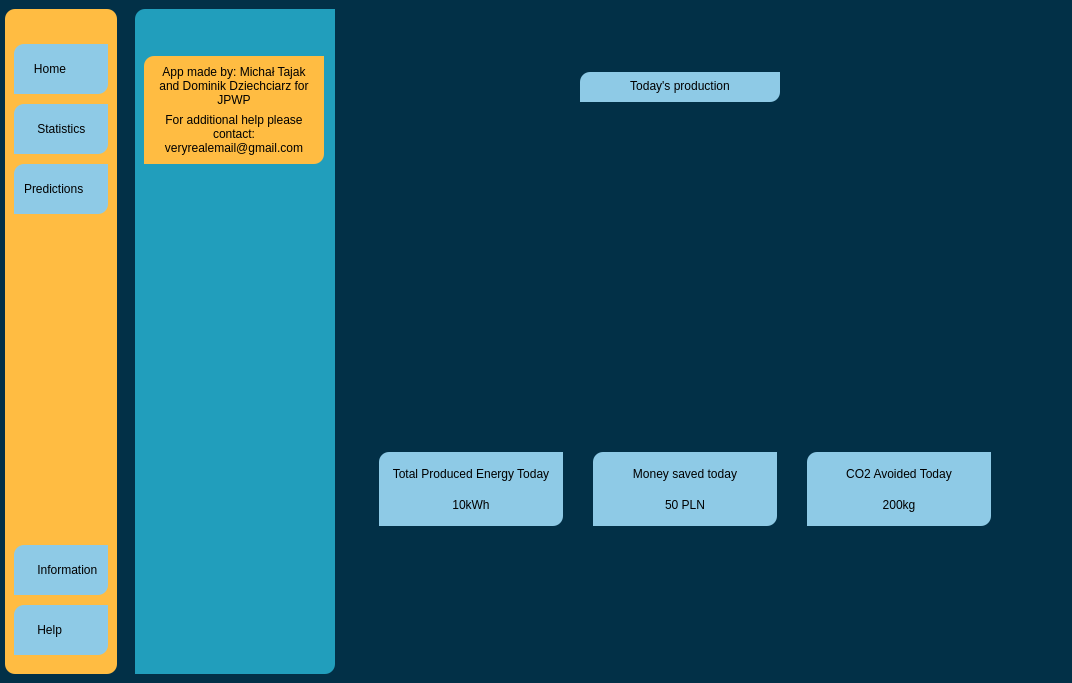
<?xml version="1.0" encoding="UTF-8"?>
<ui version="4.0">
 <class>MainWindow</class>
 <widget class="QMainWindow" name="MainWindow">
  <property name="geometry">
   <rect>
    <x>0</x>
    <y>0</y>
    <width>1072</width>
    <height>683</height>
   </rect>
  </property>
  <property name="windowTitle">
   <string>MainWindow</string>
  </property>
  <property name="styleSheet">
   <string notr="true">*{
	border:none;
	background-color: transparent;
	background: none;
	padding: 0;
	margin: 0;
	color: #000000;

}
#centralwidget{
	background-color: #023047;
}
#leftMenuSubcontainer{
	background-color: #FFBC42;
	border-radius: 10px;
}
#leftMenuSubcontainer QPushButton{
	background-color: #8ecae6;
	text-align: left;
	padding: 5px 10px;
	border-top-left-radius: 10px;
	border-bottom-right-radius: 10px;
	margin-top: 10px
}
#centerLeftMenuSubcontainer{
	background-color: #219ebc;
	border-top-left-radius: 10px;
	border-bottom-right-radius: 10px;
}
#contents{
	background-color: #219ebc;
}
#settingsPage{
	background-color: #219ebc;
}
#infoPage{
	background-color: #219ebc;
}
#helpPage{
	background-color: #219ebc;
}
#avoidedCO2Widget{
	background-color: #8ecae6;
	border-top-left-radius: 10px;
	border-bottom-right-radius: 10px;
}
#moneySavedWidget{
	background-color: #8ecae6;
	border-top-left-radius: 10px;
	border-bottom-right-radius: 10px;
}
#totalProduced{
	background-color: #8ecae6;
	border-top-left-radius: 10px;
	border-bottom-right-radius: 10px;
}
#predictedProductionWidget{
	background-color: #8ecae6;
	border-top-left-radius: 10px;
	border-bottom-right-radius: 10px;
}
#predictedSavingsWidget{
	background-color: #8ecae6;
	border-top-left-radius: 10px;
	border-bottom-right-radius: 10px;
}
#statGraphSettingsWidet{
	background-color: #8ecae6;
	border-top-left-radius: 10px;
	border-bottom-right-radius: 10px;
}
#graphWidgetName{
	background-color: #8ecae6;
	border-top-left-radius: 10px;
	border-bottom-right-radius: 10px;
}
#graphWidgetName_2{
	background-color: #8ecae6;
	border-top-left-radius: 10px;
	border-bottom-right-radius: 10px;
}
#angleWidget{
	background-color: #FFBC42;
	border-top-left-radius: 10px;
	border-bottom-right-radius: 10px;
}
#capacityWidget{
	background-color: #FFBC42;
	border-top-left-radius: 10px;
	border-bottom-right-radius: 10px;
}
#installedDateWidget{
	background-color: #FFBC42;
	border-top-left-radius: 10px;
	border-bottom-right-radius: 10px;
}
#helpLabelsWidget{
	background-color: #FFBC42;
	border-top-left-radius: 10px;
	border-bottom-right-radius: 10px;
}
#avoidedCO2WidgetStat{
	background-color: #8ecae6;
	border-top-left-radius: 10px;
	border-bottom-right-radius: 10px;
}
#moneySavedWidgetStat{
	background-color: #8ecae6;
	border-top-left-radius: 10px;
	border-bottom-right-radius: 10px;
}
#totalProducedStat{
	background-color: #8ecae6;
	border-top-left-radius: 10px;
	border-bottom-right-radius: 10px;
}</string>
  </property>
  <widget class="QWidget" name="centralwidget">
   <layout class="QHBoxLayout" name="horizontalLayout">
    <property name="spacing">
     <number>0</number>
    </property>
    <property name="leftMargin">
     <number>0</number>
    </property>
    <property name="topMargin">
     <number>0</number>
    </property>
    <property name="rightMargin">
     <number>0</number>
    </property>
    <property name="bottomMargin">
     <number>0</number>
    </property>
    <item>
     <widget class="QWidget" name="leftMenuContainer" native="true">
      <layout class="QVBoxLayout" name="verticalLayout">
       <property name="spacing">
        <number>0</number>
       </property>
       <property name="leftMargin">
        <number>5</number>
       </property>
       <item alignment="Qt::AlignLeft">
        <widget class="QWidget" name="leftMenuSubcontainer" native="true">
         <layout class="QVBoxLayout" name="verticalLayout_2">
          <item alignment="Qt::AlignTop">
           <widget class="QFrame" name="frame">
            <property name="frameShape">
             <enum>QFrame::StyledPanel</enum>
            </property>
            <property name="frameShadow">
             <enum>QFrame::Raised</enum>
            </property>
            <layout class="QVBoxLayout" name="verticalLayout_3">
             <property name="spacing">
              <number>0</number>
             </property>
             <property name="leftMargin">
              <number>0</number>
             </property>
             <property name="topMargin">
              <number>0</number>
             </property>
             <property name="rightMargin">
              <number>0</number>
             </property>
             <property name="bottomMargin">
              <number>0</number>
             </property>
            </layout>
           </widget>
          </item>
          <item alignment="Qt::AlignTop">
           <widget class="QFrame" name="frame_2">
            <property name="sizePolicy">
             <sizepolicy hsizetype="Preferred" vsizetype="Preferred">
              <horstretch>0</horstretch>
              <verstretch>0</verstretch>
             </sizepolicy>
            </property>
            <property name="frameShape">
             <enum>QFrame::StyledPanel</enum>
            </property>
            <property name="frameShadow">
             <enum>QFrame::Raised</enum>
            </property>
            <layout class="QVBoxLayout" name="verticalLayout_4">
             <property name="spacing">
              <number>0</number>
             </property>
             <property name="leftMargin">
              <number>0</number>
             </property>
             <property name="topMargin">
              <number>10</number>
             </property>
             <property name="rightMargin">
              <number>0</number>
             </property>
             <property name="bottomMargin">
              <number>10</number>
             </property>
             <item>
              <widget class="QPushButton" name="statsButton">
               <property name="minimumSize">
                <size>
                 <width>0</width>
                 <height>60</height>
                </size>
               </property>
               <property name="toolTip">
                <string>Home</string>
               </property>
               <property name="styleSheet">
                <string notr="true"/>
               </property>
               <property name="text">
                <string>   Home</string>
               </property>
               <property name="icon">
                <iconset resource="resources.qrc">
                 <normaloff>:/icons/icons/home.png</normaloff>:/icons/icons/home.png</iconset>
               </property>
               <property name="iconSize">
                <size>
                 <width>32</width>
                 <height>32</height>
                </size>
               </property>
              </widget>
             </item>
             <item>
              <widget class="QPushButton" name="predButton">
               <property name="minimumSize">
                <size>
                 <width>0</width>
                 <height>60</height>
                </size>
               </property>
               <property name="toolTip">
                <string>Statistics</string>
               </property>
               <property name="text">
                <string>    Statistics</string>
               </property>
               <property name="icon">
                <iconset resource="resources.qrc">
                 <normaloff>:/icons/icons/data.png</normaloff>:/icons/icons/data.png</iconset>
               </property>
               <property name="iconSize">
                <size>
                 <width>32</width>
                 <height>32</height>
                </size>
               </property>
              </widget>
             </item>
             <item>
              <widget class="QPushButton" name="homeButton">
               <property name="minimumSize">
                <size>
                 <width>0</width>
                 <height>60</height>
                </size>
               </property>
               <property name="text">
                <string>Predictions</string>
               </property>
               <property name="icon">
                <iconset resource="resources.qrc">
                 <normaloff>:/icons/icons/prediction.png</normaloff>:/icons/icons/prediction.png</iconset>
               </property>
               <property name="iconSize">
                <size>
                 <width>32</width>
                 <height>32</height>
                </size>
               </property>
              </widget>
             </item>
            </layout>
           </widget>
          </item>
          <item>
           <spacer name="verticalSpacer">
            <property name="orientation">
             <enum>Qt::Vertical</enum>
            </property>
            <property name="sizeHint" stdset="0">
             <size>
              <width>20</width>
              <height>40</height>
             </size>
            </property>
           </spacer>
          </item>
          <item alignment="Qt::AlignBottom">
           <widget class="QFrame" name="frame_3">
            <property name="frameShape">
             <enum>QFrame::StyledPanel</enum>
            </property>
            <property name="frameShadow">
             <enum>QFrame::Raised</enum>
            </property>
            <layout class="QVBoxLayout" name="verticalLayout_5">
             <property name="spacing">
              <number>0</number>
             </property>
             <property name="leftMargin">
              <number>0</number>
             </property>
             <property name="topMargin">
              <number>10</number>
             </property>
             <property name="rightMargin">
              <number>0</number>
             </property>
             <property name="bottomMargin">
              <number>10</number>
             </property>
             <item>
              <widget class="QPushButton" name="infoButton">
               <property name="minimumSize">
                <size>
                 <width>0</width>
                 <height>60</height>
                </size>
               </property>
               <property name="toolTip">
                <string>Information</string>
               </property>
               <property name="text">
                <string>    Information</string>
               </property>
               <property name="icon">
                <iconset resource="resources.qrc">
                 <normaloff>:/icons/icons/information.png</normaloff>:/icons/icons/information.png</iconset>
               </property>
               <property name="iconSize">
                <size>
                 <width>32</width>
                 <height>32</height>
                </size>
               </property>
              </widget>
             </item>
             <item>
              <widget class="QPushButton" name="helpButton">
               <property name="minimumSize">
                <size>
                 <width>0</width>
                 <height>60</height>
                </size>
               </property>
               <property name="toolTip">
                <string>Help</string>
               </property>
               <property name="text">
                <string>    Help</string>
               </property>
               <property name="icon">
                <iconset resource="resources.qrc">
                 <normaloff>:/icons/icons/question.png</normaloff>:/icons/icons/question.png</iconset>
               </property>
               <property name="iconSize">
                <size>
                 <width>32</width>
                 <height>32</height>
                </size>
               </property>
              </widget>
             </item>
            </layout>
           </widget>
          </item>
         </layout>
        </widget>
       </item>
      </layout>
     </widget>
    </item>
    <item>
     <widget class="QWidget" name="centerMenuContainer" native="true">
      <layout class="QHBoxLayout" name="horizontalLayout_3">
       <item alignment="Qt::AlignLeft">
        <widget class="QWidget" name="centerLeftMenuSubcontainer" native="true">
         <property name="minimumSize">
          <size>
           <width>200</width>
           <height>0</height>
          </size>
         </property>
         <layout class="QVBoxLayout" name="verticalLayout_8">
          <item>
           <widget class="QWidget" name="centerLeftMenuBar" native="true">
            <property name="sizePolicy">
             <sizepolicy hsizetype="Preferred" vsizetype="Minimum">
              <horstretch>0</horstretch>
              <verstretch>0</verstretch>
             </sizepolicy>
            </property>
            <layout class="QHBoxLayout" name="horizontalLayout_4">
             <item>
              <widget class="QLabel" name="menuLabel">
               <property name="text">
                <string/>
               </property>
              </widget>
             </item>
             <item alignment="Qt::AlignRight">
              <widget class="QPushButton" name="closeButton">
               <property name="text">
                <string/>
               </property>
               <property name="icon">
                <iconset resource="resources.qrc">
                 <normaloff>:/icons/icons/close.png</normaloff>:/icons/icons/close.png</iconset>
               </property>
               <property name="iconSize">
                <size>
                 <width>24</width>
                 <height>24</height>
                </size>
               </property>
              </widget>
             </item>
            </layout>
           </widget>
          </item>
          <item>
           <widget class="QWidget" name="contents" native="true">
            <property name="sizePolicy">
             <sizepolicy hsizetype="Preferred" vsizetype="Expanding">
              <horstretch>0</horstretch>
              <verstretch>0</verstretch>
             </sizepolicy>
            </property>
            <property name="minimumSize">
             <size>
              <width>0</width>
              <height>0</height>
             </size>
            </property>
            <widget class="QStackedWidget" name="leftMenuContents">
             <property name="geometry">
              <rect>
               <x>0</x>
               <y>0</y>
               <width>180</width>
               <height>601</height>
              </rect>
             </property>
             <property name="sizePolicy">
              <sizepolicy hsizetype="Preferred" vsizetype="Preferred">
               <horstretch>0</horstretch>
               <verstretch>0</verstretch>
              </sizepolicy>
             </property>
             <property name="minimumSize">
              <size>
               <width>100</width>
               <height>0</height>
              </size>
             </property>
             <property name="maximumSize">
              <size>
               <width>180</width>
               <height>16777215</height>
              </size>
             </property>
             <property name="currentIndex">
              <number>0</number>
             </property>
             <widget class="QWidget" name="helpPage">
              <widget class="QWidget" name="helpInnerWidget" native="true">
               <property name="geometry">
                <rect>
                 <x>0</x>
                 <y>0</y>
                 <width>180</width>
                 <height>500</height>
                </rect>
               </property>
               <property name="minimumSize">
                <size>
                 <width>180</width>
                 <height>500</height>
                </size>
               </property>
               <property name="maximumSize">
                <size>
                 <width>180</width>
                 <height>500</height>
                </size>
               </property>
               <layout class="QVBoxLayout" name="verticalLayout_20">
                <item alignment="Qt::AlignTop">
                 <widget class="QWidget" name="helpLabelsWidget" native="true">
                  <property name="minimumSize">
                   <size>
                    <width>0</width>
                    <height>100</height>
                   </size>
                  </property>
                  <property name="maximumSize">
                   <size>
                    <width>16777215</width>
                    <height>150</height>
                   </size>
                  </property>
                  <layout class="QVBoxLayout" name="verticalLayout_21">
                   <item alignment="Qt::AlignTop">
                    <widget class="QLabel" name="label_7">
                     <property name="text">
                      <string>App made by: Michał Tajak and Dominik Dziechciarz for JPWP</string>
                     </property>
                     <property name="alignment">
                      <set>Qt::AlignCenter</set>
                     </property>
                     <property name="wordWrap">
                      <bool>true</bool>
                     </property>
                    </widget>
                   </item>
                   <item>
                    <widget class="QLabel" name="label_9">
                     <property name="text">
                      <string>For additional help please contact: veryrealemail@gmail.com</string>
                     </property>
                     <property name="alignment">
                      <set>Qt::AlignCenter</set>
                     </property>
                     <property name="wordWrap">
                      <bool>true</bool>
                     </property>
                    </widget>
                   </item>
                  </layout>
                 </widget>
                </item>
               </layout>
              </widget>
             </widget>
             <widget class="QWidget" name="infoPage">
              <widget class="QWidget" name="infoPanelDataWidget" native="true">
               <property name="geometry">
                <rect>
                 <x>0</x>
                 <y>0</y>
                 <width>180</width>
                 <height>300</height>
                </rect>
               </property>
               <property name="minimumSize">
                <size>
                 <width>180</width>
                 <height>300</height>
                </size>
               </property>
               <property name="maximumSize">
                <size>
                 <width>180</width>
                 <height>300</height>
                </size>
               </property>
               <layout class="QVBoxLayout" name="verticalLayout_16">
                <property name="spacing">
                 <number>0</number>
                </property>
                <property name="leftMargin">
                 <number>0</number>
                </property>
                <item alignment="Qt::AlignHCenter|Qt::AlignTop">
                 <widget class="QWidget" name="capacityWidget" native="true">
                  <property name="minimumSize">
                   <size>
                    <width>170</width>
                    <height>50</height>
                   </size>
                  </property>
                  <property name="maximumSize">
                   <size>
                    <width>150</width>
                    <height>50</height>
                   </size>
                  </property>
                  <layout class="QVBoxLayout" name="verticalLayout_17">
                   <item>
                    <widget class="QLabel" name="capacityLabel">
                     <property name="text">
                      <string>Capacity: 400kWh</string>
                     </property>
                     <property name="alignment">
                      <set>Qt::AlignCenter</set>
                     </property>
                    </widget>
                   </item>
                  </layout>
                 </widget>
                </item>
                <item alignment="Qt::AlignHCenter|Qt::AlignTop">
                 <widget class="QWidget" name="angleWidget" native="true">
                  <property name="minimumSize">
                   <size>
                    <width>170</width>
                    <height>50</height>
                   </size>
                  </property>
                  <property name="maximumSize">
                   <size>
                    <width>100</width>
                    <height>50</height>
                   </size>
                  </property>
                  <layout class="QVBoxLayout" name="verticalLayout_18">
                   <item>
                    <widget class="QLabel" name="angleLabel">
                     <property name="text">
                      <string>Angle of Inclination:  30   </string>
                     </property>
                     <property name="alignment">
                      <set>Qt::AlignCenter</set>
                     </property>
                    </widget>
                   </item>
                  </layout>
                 </widget>
                </item>
                <item alignment="Qt::AlignHCenter">
                 <widget class="QWidget" name="installedDateWidget" native="true">
                  <property name="minimumSize">
                   <size>
                    <width>170</width>
                    <height>50</height>
                   </size>
                  </property>
                  <property name="maximumSize">
                   <size>
                    <width>150</width>
                    <height>50</height>
                   </size>
                  </property>
                  <layout class="QVBoxLayout" name="verticalLayout_19">
                   <item>
                    <widget class="QLabel" name="installedDateLavel">
                     <property name="text">
                      <string>Date of Installation: 20.02.202</string>
                     </property>
                     <property name="alignment">
                      <set>Qt::AlignCenter</set>
                     </property>
                    </widget>
                   </item>
                  </layout>
                 </widget>
                </item>
               </layout>
              </widget>
             </widget>
            </widget>
           </widget>
          </item>
         </layout>
        </widget>
       </item>
       <item>
        <widget class="QWidget" name="centerMenuSubcontainer" native="true">
         <layout class="QVBoxLayout" name="verticalLayout_7">
          <item alignment="Qt::AlignTop">
           <widget class="QFrame" name="frame_4">
            <property name="maximumSize">
             <size>
              <width>16777215</width>
              <height>330</height>
             </size>
            </property>
            <property name="frameShape">
             <enum>QFrame::StyledPanel</enum>
            </property>
            <property name="frameShadow">
             <enum>QFrame::Raised</enum>
            </property>
            <layout class="QHBoxLayout" name="horizontalLayout_2"/>
           </widget>
          </item>
          <item>
           <widget class="QStackedWidget" name="mainContent">
            <property name="currentIndex">
             <number>0</number>
            </property>
            <widget class="QWidget" name="homePage">
             <widget class="QWidget" name="graphWidget" native="true">
              <property name="geometry">
               <rect>
                <x>20</x>
                <y>30</y>
                <width>620</width>
                <height>380</height>
               </rect>
              </property>
              <layout class="QVBoxLayout" name="verticalLayout_11">
               <item alignment="Qt::AlignHCenter|Qt::AlignTop">
                <widget class="QWidget" name="graphWidgetName" native="true">
                 <property name="minimumSize">
                  <size>
                   <width>200</width>
                   <height>20</height>
                  </size>
                 </property>
                 <property name="maximumSize">
                  <size>
                   <width>150</width>
                   <height>30</height>
                  </size>
                 </property>
                 <layout class="QHBoxLayout" name="horizontalLayout_8">
                  <property name="topMargin">
                   <number>4</number>
                  </property>
                  <item alignment="Qt::AlignVCenter">
                   <widget class="QLabel" name="label_10">
                    <property name="minimumSize">
                     <size>
                      <width>0</width>
                      <height>20</height>
                     </size>
                    </property>
                    <property name="text">
                     <string>Today's production</string>
                    </property>
                    <property name="alignment">
                     <set>Qt::AlignCenter</set>
                    </property>
                   </widget>
                  </item>
                 </layout>
                </widget>
               </item>
               <item alignment="Qt::AlignBottom">
                <widget class="QLabel" name="graphLabelHome">
                 <property name="minimumSize">
                  <size>
                   <width>0</width>
                   <height>320</height>
                  </size>
                 </property>
                 <property name="maximumSize">
                  <size>
                   <width>16777215</width>
                   <height>320</height>
                  </size>
                 </property>
                 <property name="text">
                  <string/>
                 </property>
                </widget>
               </item>
              </layout>
             </widget>
             <widget class="QWidget" name="dataWidget" native="true">
              <property name="geometry">
               <rect>
                <x>20</x>
                <y>410</y>
                <width>621</width>
                <height>74</height>
               </rect>
              </property>
              <layout class="QHBoxLayout" name="horizontalLayout_9">
               <property name="spacing">
                <number>30</number>
               </property>
               <property name="leftMargin">
                <number>9</number>
               </property>
               <item>
                <widget class="QWidget" name="totalProduced" native="true">
                 <layout class="QVBoxLayout" name="verticalLayout_10">
                  <item>
                   <widget class="QLabel" name="totalProducedLabel">
                    <property name="text">
                     <string>Total Produced Energy Today</string>
                    </property>
                    <property name="alignment">
                     <set>Qt::AlignCenter</set>
                    </property>
                   </widget>
                  </item>
                  <item>
                   <widget class="QLabel" name="totalProducedValue">
                    <property name="text">
                     <string>10kWh</string>
                    </property>
                    <property name="alignment">
                     <set>Qt::AlignCenter</set>
                    </property>
                   </widget>
                  </item>
                 </layout>
                </widget>
               </item>
               <item>
                <widget class="QWidget" name="moneySavedWidget" native="true">
                 <layout class="QVBoxLayout" name="verticalLayout_9">
                  <item>
                   <widget class="QLabel" name="moneySavedTodayLabel">
                    <property name="text">
                     <string>Money saved today</string>
                    </property>
                    <property name="alignment">
                     <set>Qt::AlignCenter</set>
                    </property>
                   </widget>
                  </item>
                  <item>
                   <widget class="QLabel" name="moneySavedValue">
                    <property name="text">
                     <string>50 PLN</string>
                    </property>
                    <property name="alignment">
                     <set>Qt::AlignCenter</set>
                    </property>
                   </widget>
                  </item>
                 </layout>
                </widget>
               </item>
               <item>
                <widget class="QWidget" name="avoidedCO2Widget" native="true">
                 <layout class="QVBoxLayout" name="verticalLayout_6">
                  <item>
                   <widget class="QLabel" name="avoidedCO2Label">
                    <property name="text">
                     <string>CO2 Avoided Today</string>
                    </property>
                    <property name="alignment">
                     <set>Qt::AlignCenter</set>
                    </property>
                   </widget>
                  </item>
                  <item>
                   <widget class="QLabel" name="avoidedCO2Value">
                    <property name="text">
                     <string>200kg</string>
                    </property>
                    <property name="alignment">
                     <set>Qt::AlignCenter</set>
                    </property>
                   </widget>
                  </item>
                 </layout>
                </widget>
               </item>
              </layout>
             </widget>
            </widget>
            <widget class="QWidget" name="statisticsPage">
             <widget class="QWidget" name="statGraphWidget" native="true">
              <property name="geometry">
               <rect>
                <x>20</x>
                <y>30</y>
                <width>620</width>
                <height>380</height>
               </rect>
              </property>
              <property name="sizePolicy">
               <sizepolicy hsizetype="Expanding" vsizetype="Expanding">
                <horstretch>0</horstretch>
                <verstretch>0</verstretch>
               </sizepolicy>
              </property>
              <layout class="QVBoxLayout" name="verticalLayout_12">
               <item alignment="Qt::AlignRight|Qt::AlignTop">
                <widget class="QWidget" name="statGraphSettingsWidet" native="true">
                 <property name="minimumSize">
                  <size>
                   <width>280</width>
                   <height>30</height>
                  </size>
                 </property>
                 <property name="maximumSize">
                  <size>
                   <width>400</width>
                   <height>20</height>
                  </size>
                 </property>
                 <layout class="QHBoxLayout" name="horizontalLayout_5">
                  <item alignment="Qt::AlignTop">
                   <widget class="QLabel" name="label_8">
                    <property name="sizePolicy">
                     <sizepolicy hsizetype="Minimum" vsizetype="Preferred">
                      <horstretch>0</horstretch>
                      <verstretch>0</verstretch>
                     </sizepolicy>
                    </property>
                    <property name="maximumSize">
                     <size>
                      <width>120</width>
                      <height>16777215</height>
                     </size>
                    </property>
                    <property name="text">
                     <string>Choose Range:</string>
                    </property>
                    <property name="alignment">
                     <set>Qt::AlignCenter</set>
                    </property>
                   </widget>
                  </item>
                  <item alignment="Qt::AlignTop">
                   <widget class="QComboBox" name="comboBox">
                    <property name="sizePolicy">
                     <sizepolicy hsizetype="Preferred" vsizetype="Fixed">
                      <horstretch>0</horstretch>
                      <verstretch>0</verstretch>
                     </sizepolicy>
                    </property>
                    <property name="minimumSize">
                     <size>
                      <width>170</width>
                      <height>0</height>
                     </size>
                    </property>
                    <property name="maximumSize">
                     <size>
                      <width>170</width>
                      <height>16777215</height>
                     </size>
                    </property>
                    <item>
                     <property name="text">
                      <string>Last Day</string>
                     </property>
                    </item>
                    <item>
                     <property name="text">
                      <string>This Month</string>
                     </property>
                    </item>
                    <item>
                     <property name="text">
                      <string>Last Month</string>
                     </property>
                    </item>
                   </widget>
                  </item>
                 </layout>
                </widget>
               </item>
               <item alignment="Qt::AlignBottom">
                <widget class="QStackedWidget" name="stackedWidetStats">
                 <property name="minimumSize">
                  <size>
                   <width>0</width>
                   <height>320</height>
                  </size>
                 </property>
                 <property name="maximumSize">
                  <size>
                   <width>16777215</width>
                   <height>320</height>
                  </size>
                 </property>
                 <widget class="QWidget" name="lastDayPage">
                  <widget class="QLabel" name="lastDayGraph">
                   <property name="geometry">
                    <rect>
                     <x>0</x>
                     <y>0</y>
                     <width>602</width>
                     <height>326</height>
                    </rect>
                   </property>
                   <property name="text">
                    <string/>
                   </property>
                  </widget>
                 </widget>
                 <widget class="QWidget" name="lastMonthPage">
                  <widget class="QLabel" name="lastMonthGraph">
                   <property name="geometry">
                    <rect>
                     <x>0</x>
                     <y>0</y>
                     <width>602</width>
                     <height>326</height>
                    </rect>
                   </property>
                   <property name="text">
                    <string/>
                   </property>
                  </widget>
                 </widget>
                 <widget class="QWidget" name="thisMonthPage">
                  <widget class="QLabel" name="thisMonthGraph">
                   <property name="geometry">
                    <rect>
                     <x>0</x>
                     <y>0</y>
                     <width>602</width>
                     <height>326</height>
                    </rect>
                   </property>
                   <property name="text">
                    <string/>
                   </property>
                  </widget>
                 </widget>
                </widget>
               </item>
              </layout>
             </widget>
             <widget class="QWidget" name="statDataWidget" native="true">
              <property name="geometry">
               <rect>
                <x>20</x>
                <y>410</y>
                <width>621</width>
                <height>74</height>
               </rect>
              </property>
              <layout class="QHBoxLayout" name="horizontalLayout_11">
               <property name="spacing">
                <number>30</number>
               </property>
               <property name="leftMargin">
                <number>9</number>
               </property>
               <item>
                <widget class="QWidget" name="totalProducedStat" native="true">
                 <layout class="QVBoxLayout" name="verticalLayout_22">
                  <item>
                   <widget class="QLabel" name="totalProducedLabel_2">
                    <property name="text">
                     <string>Total Produced Energy Today</string>
                    </property>
                    <property name="alignment">
                     <set>Qt::AlignCenter</set>
                    </property>
                   </widget>
                  </item>
                  <item>
                   <widget class="QLabel" name="totalProducedValueStat">
                    <property name="text">
                     <string>10kWh</string>
                    </property>
                    <property name="alignment">
                     <set>Qt::AlignCenter</set>
                    </property>
                   </widget>
                  </item>
                 </layout>
                </widget>
               </item>
               <item>
                <widget class="QWidget" name="moneySavedWidgetStat" native="true">
                 <layout class="QVBoxLayout" name="verticalLayout_23">
                  <item>
                   <widget class="QLabel" name="moneySavedTodayLabel_2">
                    <property name="text">
                     <string>Money saved today</string>
                    </property>
                    <property name="alignment">
                     <set>Qt::AlignCenter</set>
                    </property>
                   </widget>
                  </item>
                  <item>
                   <widget class="QLabel" name="moneySavedValueStat">
                    <property name="text">
                     <string>50 PLN</string>
                    </property>
                    <property name="alignment">
                     <set>Qt::AlignCenter</set>
                    </property>
                   </widget>
                  </item>
                 </layout>
                </widget>
               </item>
               <item>
                <widget class="QWidget" name="avoidedCO2WidgetStat" native="true">
                 <layout class="QVBoxLayout" name="verticalLayout_24">
                  <item>
                   <widget class="QLabel" name="avoidedCO2Label_2">
                    <property name="text">
                     <string>CO2 Avoided Today</string>
                    </property>
                    <property name="alignment">
                     <set>Qt::AlignCenter</set>
                    </property>
                   </widget>
                  </item>
                  <item>
                   <widget class="QLabel" name="avoidedCO2ValueStat">
                    <property name="text">
                     <string>200kg</string>
                    </property>
                    <property name="alignment">
                     <set>Qt::AlignCenter</set>
                    </property>
                   </widget>
                  </item>
                 </layout>
                </widget>
               </item>
              </layout>
             </widget>
            </widget>
            <widget class="QWidget" name="predictionsPage">
             <widget class="QWidget" name="graphWidget_2" native="true">
              <property name="enabled">
               <bool>true</bool>
              </property>
              <property name="geometry">
               <rect>
                <x>20</x>
                <y>30</y>
                <width>620</width>
                <height>380</height>
               </rect>
              </property>
              <layout class="QVBoxLayout" name="verticalLayout_13">
               <item alignment="Qt::AlignHCenter|Qt::AlignTop">
                <widget class="QWidget" name="graphWidgetName_2" native="true">
                 <property name="minimumSize">
                  <size>
                   <width>200</width>
                   <height>20</height>
                  </size>
                 </property>
                 <property name="maximumSize">
                  <size>
                   <width>200</width>
                   <height>30</height>
                  </size>
                 </property>
                 <layout class="QHBoxLayout" name="horizontalLayout_10">
                  <property name="leftMargin">
                   <number>0</number>
                  </property>
                  <property name="topMargin">
                   <number>9</number>
                  </property>
                  <property name="rightMargin">
                   <number>0</number>
                  </property>
                  <property name="bottomMargin">
                   <number>9</number>
                  </property>
                  <item alignment="Qt::AlignHCenter|Qt::AlignTop">
                   <widget class="QLabel" name="predictedGraphName">
                    <property name="minimumSize">
                     <size>
                      <width>200</width>
                      <height>0</height>
                     </size>
                    </property>
                    <property name="text">
                     <string>Predicted production for next week</string>
                    </property>
                    <property name="alignment">
                     <set>Qt::AlignCenter</set>
                    </property>
                   </widget>
                  </item>
                 </layout>
                </widget>
               </item>
               <item alignment="Qt::AlignBottom">
                <widget class="QLabel" name="predictedGraph">
                 <property name="minimumSize">
                  <size>
                   <width>0</width>
                   <height>320</height>
                  </size>
                 </property>
                 <property name="maximumSize">
                  <size>
                   <width>16777215</width>
                   <height>320</height>
                  </size>
                 </property>
                 <property name="text">
                  <string/>
                 </property>
                </widget>
               </item>
              </layout>
             </widget>
             <widget class="QWidget" name="predictionsDataWidget" native="true">
              <property name="geometry">
               <rect>
                <x>20</x>
                <y>430</y>
                <width>620</width>
                <height>74</height>
               </rect>
              </property>
              <property name="minimumSize">
               <size>
                <width>0</width>
                <height>70</height>
               </size>
              </property>
              <layout class="QHBoxLayout" name="horizontalLayout_7">
               <item>
                <widget class="QWidget" name="predictedProductionWidget" native="true">
                 <property name="maximumSize">
                  <size>
                   <width>200</width>
                   <height>16777215</height>
                  </size>
                 </property>
                 <layout class="QVBoxLayout" name="verticalLayout_14">
                  <item alignment="Qt::AlignHCenter">
                   <widget class="QLabel" name="predictedProductionLabel">
                    <property name="text">
                     <string>Predicted Production:</string>
                    </property>
                   </widget>
                  </item>
                  <item alignment="Qt::AlignHCenter">
                   <widget class="QLabel" name="predictedProductionValue">
                    <property name="text">
                     <string>10 kWh</string>
                    </property>
                   </widget>
                  </item>
                 </layout>
                </widget>
               </item>
               <item>
                <widget class="QWidget" name="predictedSavingsWidget" native="true">
                 <property name="maximumSize">
                  <size>
                   <width>200</width>
                   <height>16777215</height>
                  </size>
                 </property>
                 <layout class="QVBoxLayout" name="verticalLayout_15">
                  <item alignment="Qt::AlignHCenter">
                   <widget class="QLabel" name="predictedSavingsLabel">
                    <property name="text">
                     <string>Predicted Savings:</string>
                    </property>
                   </widget>
                  </item>
                  <item alignment="Qt::AlignHCenter">
                   <widget class="QLabel" name="predictedSavingsValue">
                    <property name="text">
                     <string>10 PLN</string>
                    </property>
                   </widget>
                  </item>
                 </layout>
                </widget>
               </item>
              </layout>
             </widget>
            </widget>
           </widget>
          </item>
         </layout>
        </widget>
       </item>
      </layout>
     </widget>
    </item>
   </layout>
  </widget>
 </widget>
 <resources>
  <include location="resources.qrc"/>
 </resources>
 <connections/>
</ui>
